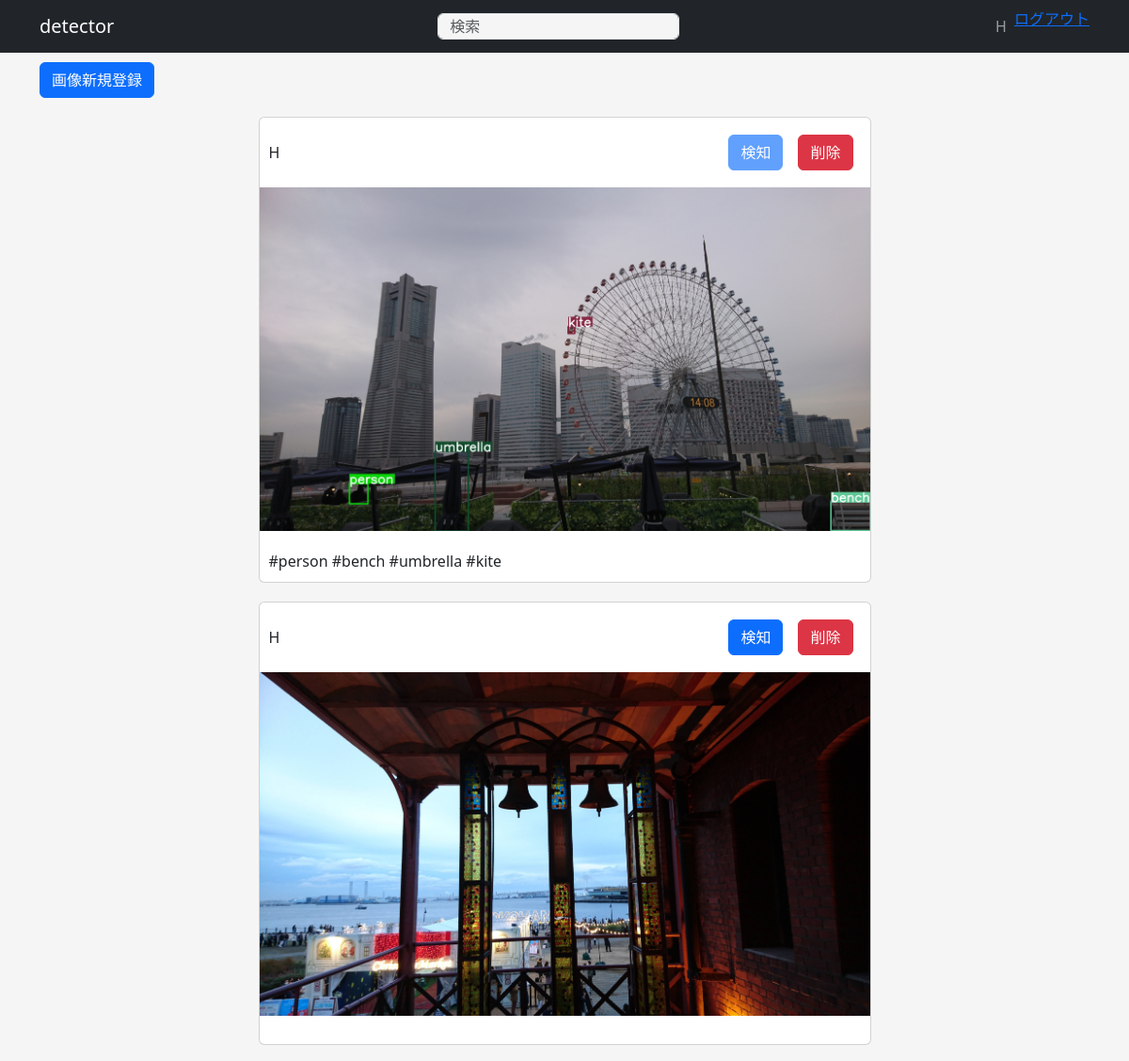
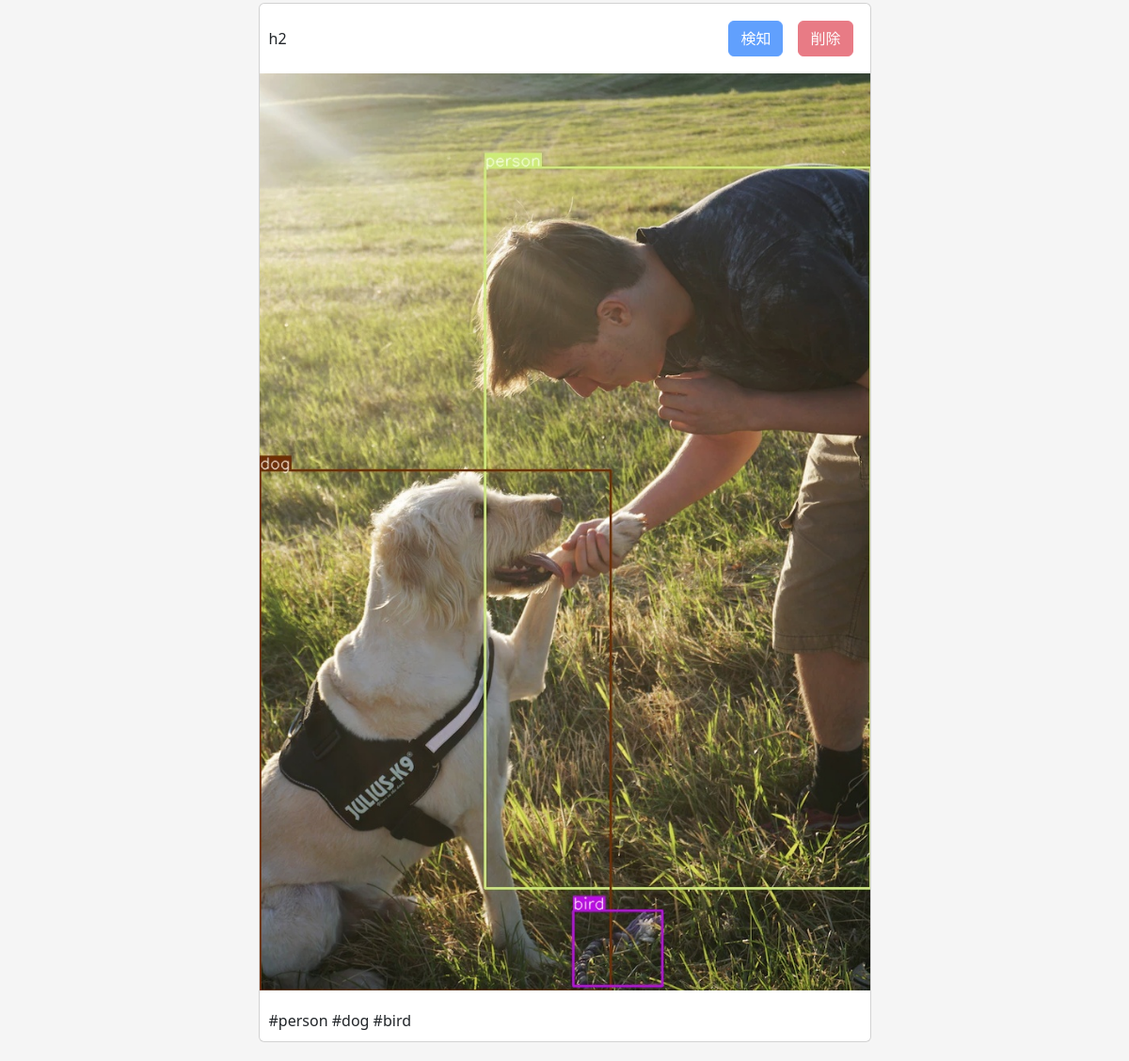
Screenshot of / (signed in) with the database file from the repository (2 pictures, top to bottom).
### apps/crud/models.py (models this page shows, shortened)
class User(db.Model, UserMixin):
    __tablename__ = "users"
    id = db.Column(db.Integer, primary_key=True)
    username = db.Column(db.String, index=True)
    email = db.Column(db.String, unique=True, index=True)
    password_hash = db.Column(db.String)
    created_at = db.Column(db.DateTime, default=datetime.now)
    updated_at = db.Column(db.DateTime, default=datetime.now, onupdate=datetime.now)
    user_images = db.relationship("UserImage", backref="user")
    @property
    def password(self):
        raise AttributeError("読み取り不可")

### apps/detector/models.py (models this page shows)
class UserImage(db.Model):
    __tablename__ = "user_images"
    id = db.Column(db.Integer, primary_key=True)
    user_id = db.Column(db.String, db.ForeignKey("users.id"))
    image_path = db.Column(db.String)
    is_detected = db.Column(db.Boolean, default=False)
    created_at = db.Column(db.DateTime, default=datetime.now)
    updated_at = db.Column(db.DateTime, default=datetime.now, onupdate=datetime.now)

class UserImageTag(db.Model):
    __tablename__ = "user_image_tags"
    id = db.Column(db.Integer, primary_key=True)
    user_image_id = db.Column(db.String, db.ForeignKey("user_images.id"))
    tag_name = db.Column(db.String)
    created_at = db.Column(db.DateTime, default=datetime.now)
    updated_at = db.Column(db.DateTime, default=datetime.now, onupdate=datetime.now)

### apps/detector/views.py (the view)
@dt.route("/")
def index():
    user_images = (
        db.session.query(User, UserImage)
        .join(UserImage)
        .filter(User.id == UserImage.user_id)
        .all()
    )
    user_image_tag_dict = {}
    for user_image in user_images:
        user_image_tags = (
            db.session.query(UserImageTag)
            .filter(UserImageTag.user_image_id == user_image.UserImage.id)
            .all()
        )
        user_image_tag_dict[user_image.UserImage.id] = user_image_tags
    detector_form = DetectorForm()
    delete_form = DeleteForm()
    return render_template(
        "detector/index.html",
        user_images=user_images,
        user_image_tag_dict=user_image_tag_dict,
        detector_form=detector_form,
        delete_form=delete_form,
    )

### apps/detector/forms.py
class DetectorForm(FlaskForm):
    submit = SubmitField("検知")

class DeleteForm(FlaskForm):
    submit = SubmitField("削除")

### apps/crud/models.py (called while the page is built)
@login_manager.user_loader
def load_user(user_id):
    return User.query.get(user_id)

### apps/detector/templates/detector/index.html (shortened to what this page needs)
{% extends "detector/base.html" %}
{% block content %}
<div class="col-md-10 text-right dt-image-register-btn">
    <a href="{{ url_for('detector.upload_image') }}" class="btn btn-primary">画像新規登録</a>
</div>
{% for user_image in user_images %}
<div class="card col-md-7 dt-image-content">
    <header class="d-flex justify-content-between">
        <div class="dt-image-username">{{ user_image.User.username }}</div>
        <div class="d-flex flex-row-reverse">
            <div class="p-2">
                <form action="{{ url_for('detector.delete_image', image_id=user_image.UserImage.id) }}" method="POST">
                    {% if current_user.id == user_image.User.id %}
                    {{ delete_form.submit(class="btn btn-danger") }}
                    {% else%}
                    {{ delete_form.submit(class="btn btn-danger", disabled="disabled") }}
                    {% endif %}
                </form>
            </div>
            <div class="p-2">
                <form action="{{ url_for('detector.detect', image_id=user_image.UserImage.id) }}" method="POST">
                    {% if current_user.id == user_image.User.id and user_image.UserImage.is_detected == False %}
                    {{ detector_form.submit(class="btn btn-primary") }}
                    {% else %}
                    {{ detector_form.submit(class="btn btn-primary", disabled="disabled") }}
                    {% endif %}
                </form>
            </div>
        </div>
    </header>
    <section>
        <img src="{{ url_for('detector.image_file', filename=user_image.UserImage.image_path) }}" alt="アップロード画像">
    </section>
    <footer>
        {% for tag in user_image_tag_dict[user_image.UserImage.id] %}
        #{{ tag.tag_name}}
        {% endfor %}
    </footer>
</div>
{% endfor %}
{% endblock %}

### apps/detector/templates/detector/base.html (shortened to what this page needs)
<!DOCTYPE html>
<html lang="ja">
<head>
    <link rel="stylesheet" href="{{ url_for('static', filename='css/bootstrap.min.css') }}">
    <link rel="stylesheet" href="{{ url_for('static', filename='css/style.css') }}">
</head>
<body>
    <nav class="navbar navbar-expand-lg navbar-dark bg-dark">
        <div class="container">
            <a class="navbar-brand" href="{{ url_for('detector.index') }}">detector</a>
            {% if url_for(request.endpoint) == url_for('detector.index') or url_for(request.endpoint) ==
            url_for('detector.search') %}
            <div class="btn-group">
                <form action="{{ url_for('detector.search') }}" method="GET" name="dtSearchForm">
                    {% if request.args.get("search") %}
                    <input type="search" id="dt-search" class="form-control col-md-12 dt-search" placeholder="検索"
                        name="search" value="{{ request.args.get('search') }}">
                    {% else %}
                    <input type="search" id="dt-search" class="form-control col-md-12 dt-search" placeholder="検索"
                        name="search">
                    {% endif %}
                </form>
            </div>
            {% endif %}
            <ul class="navbar-nav">
                {% if current_user.is_authenticated %}
                <li class="nav-item">
                    <span class="nav-link">{{ current_user.username }}</span>
                </li>
                <li class="nav-item">
                    <a href="{{ url_for('auth.logout') }}">ログアウト</a>
                </li>
                {% endif %}
            </ul>
        </div>
    </nav>
    <section class="container">
        {% block content %}{% endblock %}
    </section>
</body>
</html>

### apps/static/css/style.css (style rules this page uses)
body { background-color: #f5f5f5; }
input[type="search"] { background-color: #f5f5f5; }
.dt-search { height: 28px !important; }
.dt-image-content { margin: 20px auto; padding: 0; }
.dt-image-username { padding-top: 15px; }
.dt-image-register-btn { padding: 10px 47px 0 0; }
.dt-image-content header { padding: 10px 10px 0 10px; }
.dt-image-content section { padding: 10px 0; margin: auto; }
.dt-image-content footer { padding: 10px; }
.dt-image-content section img { width: 100%; }

### rows the page displays
User: username "H", User.username "H", image_path (picture)
UserImageTag: tag_name "person"
UserImageTag: tag_name "bench"
UserImageTag: tag_name "umbrella"
UserImageTag: tag_name "kite"
User: User.username "h2", image_path (picture)
UserImageTag: tag_name "person"
UserImageTag: tag_name "dog"
UserImageTag: tag_name "bird"
